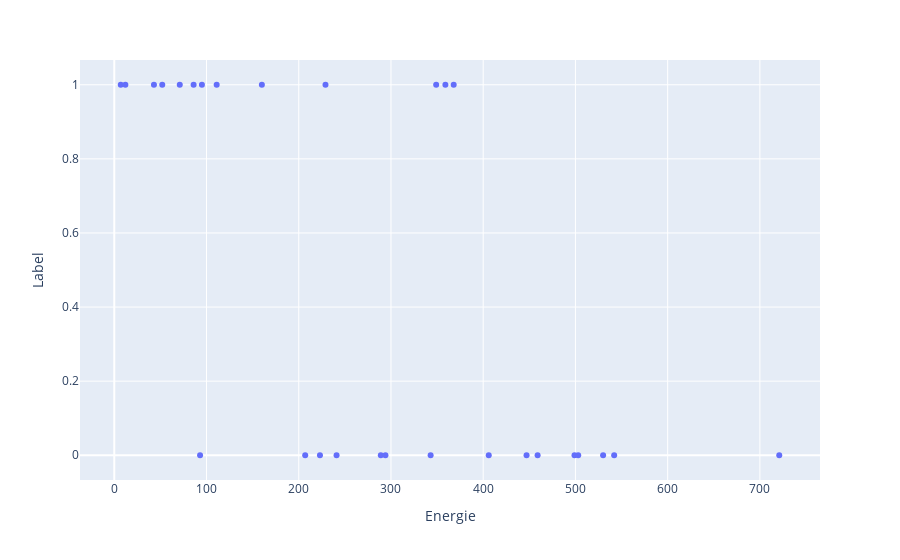

Write notebook code for a chart like this one.
### Markdown cell above
# NB: "import plotly" geht nicht in Jupyter-Lite

### Code cell
import plotly.express as px
fig = px.scatter(daten, x='Energie', y='Label', hover_name='Name')
fig.update_layout(scene_zaxis_type="log")
fig.show()

### Figure 1 — Plotly figure (JSON) as saved in the notebook; plotly's stock layout.template omitted (floating-point values rounded to 4 significant figures)
{"data": [{"hovertemplate": "<b>%{hovertext}</b><br><br>Energie=%{x}<br>Label=%{y}<extra></extra>", "hovertext": ["Apfel", "Banane", "Haselnussschnitte", "Gummibärchen", "Chips", "Pommes", "Nudeln", "Erbsen", "Eisbergsalat", "Frikadelle", "Brotscheibe", "Knäckebrot", "Popcorn", "Vanilleeis", "Marmorkuchen", "Chicken Nuggets", "Erdbeerjoghurt", "Salatgurke", "Brokkoli", "Schokomüsli", "Waffel", "Haferflocken", "Kartoffel", "Vollmilchschokolade", "Majonäse", "Putenbrustfilet (gebraten)", "Avocado", "Himbeermarmelade"], "legendgroup": "", "marker": {"color": "#636efa", "symbol": "circle"}, "mode": "markers", "name": "", "orientation": "v", "showlegend": false, "type": "scatter", "x": [52, 95, 542, 343, 503, 289, 359, 86, 7, 294, 229, 349, 499, 207, 447, 241, 93, 12, 43, 406, 459, 368, 71, 530, 721, 111, 160, 223], "xaxis": "x", "y": [1, 1, 0, 0, 0, 0, 1, 1, 1, 0, 1, 1, 0, 0, 0, 0, 0, 1, 1, 0, 0, 1, 1, 0, 0, 1, 1, 0], "yaxis": "y"}], "layout": {"legend": {"tracegroupgap": 0}, "margin": {"t": 60}, "scene": {"zaxis": {"type": "log"}}, "xaxis": {"anchor": "y", "domain": [0, 1], "title": {"text": "Energie"}}, "yaxis": {"anchor": "x", "domain": [0, 1], "title": {"text": "Label"}}}}
